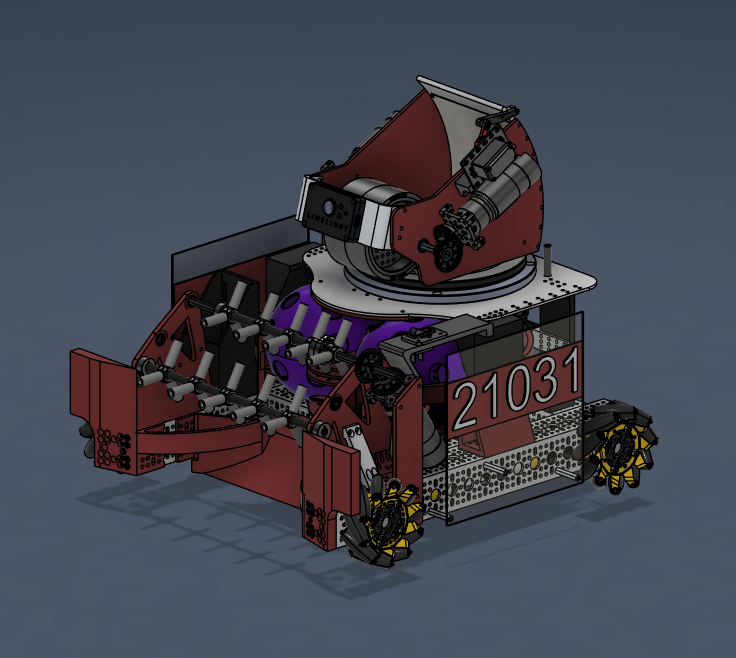
#> input picture assets/puiu.png, 736 x 658 px
$ python imgFundamentals.py
#> lines starting #> are read from the running program, lines starting #| are printed output that depends on the picture; after the words box and inside, x2 and y2 are one past the last pixel; in counts of white or black regions, pixels touching at a corner belong together
import cv2
import random

img = cv2.imread('assets/puiu.png')
#> img is the input picture: shape (658, 736, 3); mean B, G, R 80, 68.6, 67.1

if img is None:
    print("Dosne't exist")
    exit(0)

tag = img[300:500, 500:700] # copy a square from this and paste in img on other rows, must be same height and width
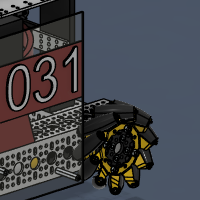
#> tag: shape (200, 200, 3); mean B, G, R 73.7, 68.3, 68.2
img[100:300, 350:550] = tag
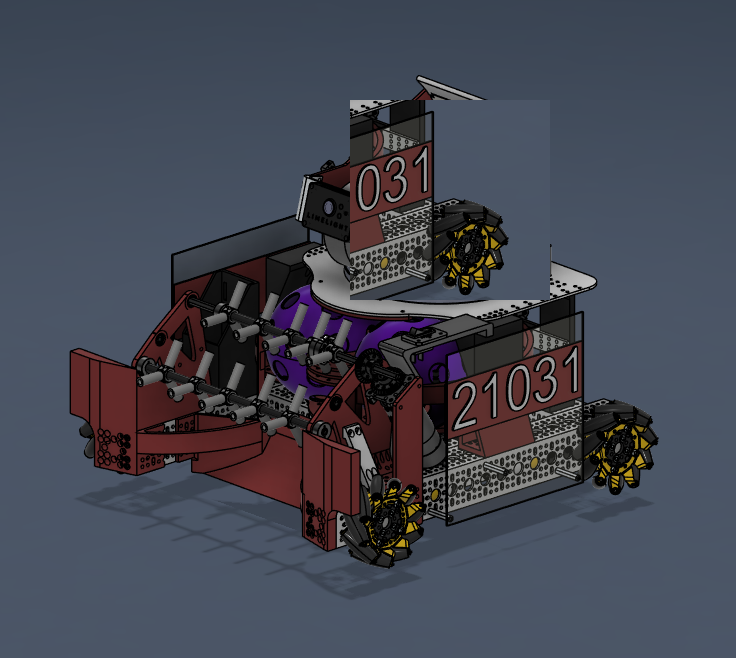
#> img: shape (658, 736, 3); 8.16% of pixels changed, all inside (x1, y1, x2, y2) = (350, 100, 550, 300)

"""
ORIGINAL IMAGE

             500        700
              ↓          ↓
row 300   ┌───────────────┐
          │               │
          │   COPY THIS   │
          │               │
row 500   └───────────────┘
               │
               │
               │ copy
               ↓
row 100   ┌───────────────┐
          │               │
          │   PUT IT HERE │
          │               │
row 300   └───────────────┘
          350            550

"""

print(img)
#> (printed output is left out)
print(type(img))
#| <class 'numpy.ndarray'>
print(img.shape) # height, width, channels
#| (658, 736, 3)
print(img[30][45:400]) # between 45 and 400 pixels, BGR
#> (printed output is left out)

# modify the first 100 lines with random pixels
for i in range(100):
    for j in range(img.shape[1]): # rows, collums, channels
        img[i][j] = [random.randint(0,255), random.randint(0,255), random.randint(0,255)]
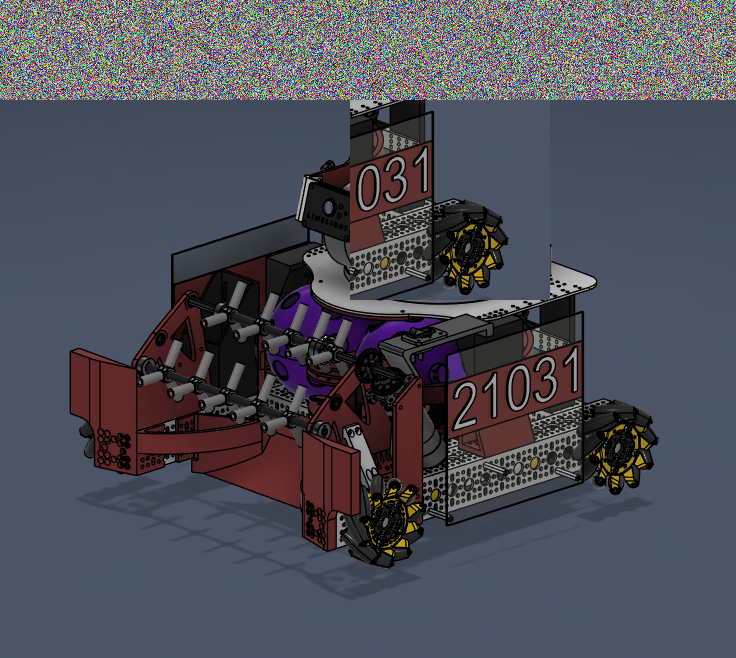
#> img: shape (658, 736, 3); 15.2% of pixels changed, all inside (x1, y1, x2, y2) = (0, 0, 736, 100)

cv2.imshow('puiu_image.png', img)
cv2.waitKey(0)
cv2.destroyAllWindows()
